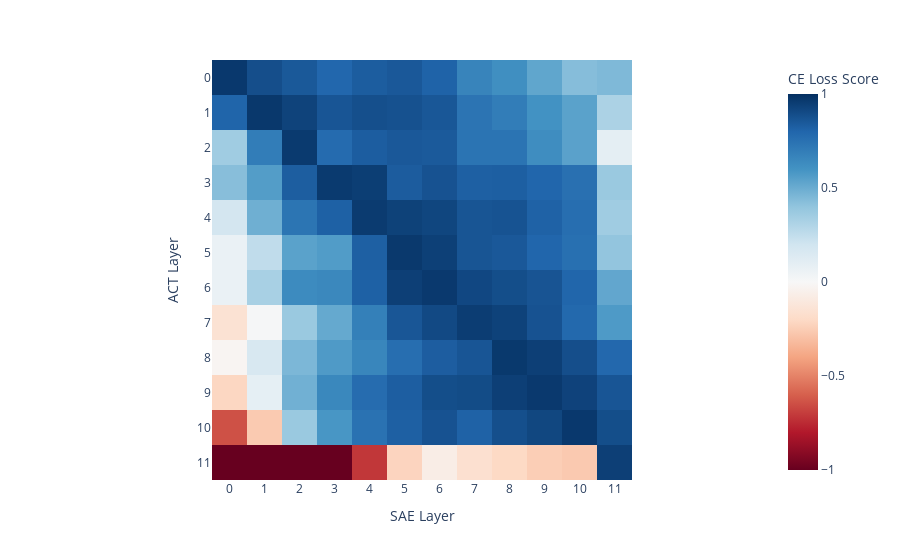

The notebook cell this image was saved under:
### Code cell
# Use plotply to plot a heatmap out of metrics[['ce_loss_score']].to_numpy().reshape(12, 12)
fig = px.imshow(
    baseline[["ce_loss_score"]].to_numpy().reshape(12, 12),
    color_continuous_scale="RdBu",
    labels=dict(x="SAE Layer", y="ACT Layer", color="CE Loss Score"),
    zmin=-1,
    zmax=1,
)
fig.update_layout(
    xaxis=dict(
        tickmode="array",
        tickvals=list(range(12)),
        ticktext=list(range(12)),
    ),
    yaxis=dict(
        tickmode="array",
        tickvals=list(range(12)),
        ticktext=list(range(12)),
    ),
)
fig.show()

### Figure 1 — Plotly figure (JSON) as saved in the notebook; plotly's stock layout.template omitted (floating-point values rounded to 4 significant figures; data arrays with more than 128 entries replaced by an {"elided": "..."} marker saying what was removed)
{"data": [{"coloraxis": "coloraxis", "hovertemplate": "SAE Layer: %{x}<br>ACT Layer: %{y}<br>CE Loss Score: %{z}<extra></extra>", "name": "0", "type": "heatmap", "xaxis": "x", "yaxis": "y", "z": {"elided": "12x12 float values"}}], "layout": {"coloraxis": {"cmax": 1, "cmin": -1, "colorbar": {"title": {"text": "CE Loss Score"}}, "colorscale": [[0, "rgb(103,0,31)"], [0.1, "rgb(178,24,43)"], [0.2, "rgb(214,96,77)"], [0.3, "rgb(244,165,130)"], [0.4, "rgb(253,219,199)"], [0.5, "rgb(247,247,247)"], [0.6, "rgb(209,229,240)"], [0.7, "rgb(146,197,222)"], [0.8, "rgb(67,147,195)"], [0.9, "rgb(33,102,172)"], [1, "rgb(5,48,97)"]]}, "margin": {"t": 60}, "xaxis": {"anchor": "y", "constrain": "domain", "domain": [0, 1], "scaleanchor": "y", "tickmode": "array", "ticktext": [0, 1, 2, 3, 4, 5, 6, 7, 8, 9, 10, 11], "tickvals": [0, 1, 2, 3, 4, 5, 6, 7, 8, 9, 10, 11], "title": {"text": "SAE Layer"}}, "yaxis": {"anchor": "x", "autorange": "reversed", "constrain": "domain", "domain": [0, 1], "tickmode": "array", "ticktext": [0, 1, 2, 3, 4, 5, 6, 7, 8, 9, 10, 11], "tickvals": [0, 1, 2, 3, 4, 5, 6, 7, 8, 9, 10, 11], "title": {"text": "ACT Layer"}}}}
